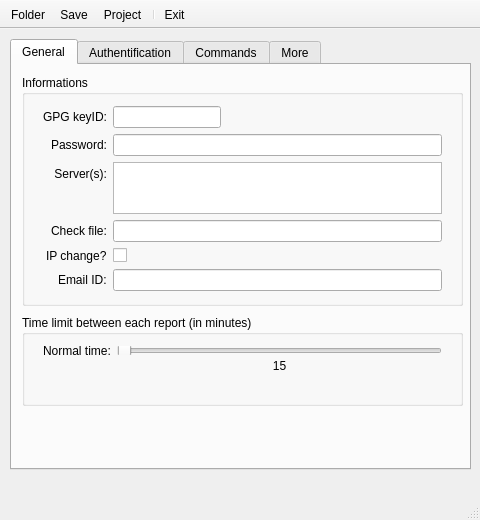
<?xml version="1.0" encoding="UTF-8"?>
<ui version="4.0">
 <class>MainWindow</class>
 <widget class="QMainWindow" name="MainWindow">
  <property name="windowModality">
   <enum>Qt::NonModal</enum>
  </property>
  <property name="geometry">
   <rect>
    <x>0</x>
    <y>0</y>
    <width>480</width>
    <height>520</height>
   </rect>
  </property>
  <property name="sizePolicy">
   <sizepolicy hsizetype="Preferred" vsizetype="Preferred">
    <horstretch>0</horstretch>
    <verstretch>0</verstretch>
   </sizepolicy>
  </property>
  <property name="minimumSize">
   <size>
    <width>480</width>
    <height>520</height>
   </size>
  </property>
  <property name="maximumSize">
   <size>
    <width>480</width>
    <height>520</height>
   </size>
  </property>
  <property name="contextMenuPolicy">
   <enum>Qt::NoContextMenu</enum>
  </property>
  <property name="windowTitle">
   <string>Pombo - Configuration panel</string>
  </property>
  <property name="windowIcon">
   <iconset resource="icon.qrc">
    <normaloff>:/icons/res/pombo.png</normaloff>:/icons/res/pombo.png</iconset>
  </property>
  <property name="animated">
   <bool>false</bool>
  </property>
  <property name="documentMode">
   <bool>false</bool>
  </property>
  <widget class="QWidget" name="centralWidget">
   <widget class="QTabWidget" name="tabWidget">
    <property name="enabled">
     <bool>true</bool>
    </property>
    <property name="geometry">
     <rect>
      <x>10</x>
      <y>10</y>
      <width>461</width>
      <height>431</height>
     </rect>
    </property>
    <property name="focusPolicy">
     <enum>Qt::NoFocus</enum>
    </property>
    <property name="statusTip">
     <string/>
    </property>
    <property name="styleSheet">
     <string notr="true"/>
    </property>
    <property name="tabShape">
     <enum>QTabWidget::Rounded</enum>
    </property>
    <property name="currentIndex">
     <number>0</number>
    </property>
    <property name="elideMode">
     <enum>Qt::ElideNone</enum>
    </property>
    <property name="movable">
     <bool>true</bool>
    </property>
    <widget class="QWidget" name="tabGeneral">
     <property name="accessibleName">
      <string/>
     </property>
     <attribute name="title">
      <string>General</string>
     </attribute>
     <widget class="QGroupBox" name="groupBoxInformations">
      <property name="geometry">
       <rect>
        <x>10</x>
        <y>10</y>
        <width>441</width>
        <height>231</height>
       </rect>
      </property>
      <property name="title">
       <string>Informations</string>
      </property>
      <property name="flat">
       <bool>false</bool>
      </property>
      <widget class="QWidget" name="formLayoutWidget">
       <property name="geometry">
        <rect>
         <x>10</x>
         <y>20</y>
         <width>421</width>
         <height>207</height>
        </rect>
       </property>
       <layout class="QFormLayout" name="formLayoutInformations">
        <property name="fieldGrowthPolicy">
         <enum>QFormLayout::AllNonFixedFieldsGrow</enum>
        </property>
        <property name="labelAlignment">
         <set>Qt::AlignRight|Qt::AlignTrailing|Qt::AlignVCenter</set>
        </property>
        <property name="formAlignment">
         <set>Qt::AlignLeading|Qt::AlignLeft|Qt::AlignVCenter</set>
        </property>
        <item row="0" column="0">
         <widget class="QLabel" name="gpgkeyidLabel">
          <property name="text">
           <string>GPG keyID:</string>
          </property>
          <property name="alignment">
           <set>Qt::AlignRight|Qt::AlignTrailing|Qt::AlignVCenter</set>
          </property>
         </widget>
        </item>
        <item row="0" column="1">
         <widget class="QLineEdit" name="gpgkeyidLineEdit">
          <property name="sizePolicy">
           <sizepolicy hsizetype="Maximum" vsizetype="Fixed">
            <horstretch>0</horstretch>
            <verstretch>0</verstretch>
           </sizepolicy>
          </property>
          <property name="maxLength">
           <number>8</number>
          </property>
         </widget>
        </item>
        <item row="1" column="0">
         <widget class="QLabel" name="passwordLabel">
          <property name="text">
           <string>Password:</string>
          </property>
          <property name="alignment">
           <set>Qt::AlignRight|Qt::AlignTrailing|Qt::AlignVCenter</set>
          </property>
         </widget>
        </item>
        <item row="1" column="1">
         <widget class="QLineEdit" name="passwordLineEdit">
          <property name="sizePolicy">
           <sizepolicy hsizetype="Expanding" vsizetype="Fixed">
            <horstretch>0</horstretch>
            <verstretch>0</verstretch>
           </sizepolicy>
          </property>
          <property name="maxLength">
           <number>4096</number>
          </property>
          <property name="placeholderText">
           <string/>
          </property>
         </widget>
        </item>
        <item row="2" column="0">
         <widget class="QLabel" name="serverLabel">
          <property name="sizePolicy">
           <sizepolicy hsizetype="Preferred" vsizetype="Preferred">
            <horstretch>0</horstretch>
            <verstretch>0</verstretch>
           </sizepolicy>
          </property>
          <property name="toolTip">
           <string>If sereval: one by line.</string>
          </property>
          <property name="text">
           <string>Server(s):</string>
          </property>
          <property name="alignment">
           <set>Qt::AlignRight|Qt::AlignTrailing|Qt::AlignVCenter</set>
          </property>
         </widget>
        </item>
        <item row="2" column="1">
         <widget class="QTextEdit" name="serverTextEdit">
          <property name="maximumSize">
           <size>
            <width>16777215</width>
            <height>60</height>
           </size>
          </property>
          <property name="toolTip">
           <string>If sereval: one by line.</string>
          </property>
          <property name="frameShape">
           <enum>QFrame::StyledPanel</enum>
          </property>
          <property name="frameShadow">
           <enum>QFrame::Sunken</enum>
          </property>
          <property name="lineWidth">
           <number>1</number>
          </property>
          <property name="autoFormatting">
           <set>QTextEdit::AutoNone</set>
          </property>
          <property name="tabChangesFocus">
           <bool>true</bool>
          </property>
          <property name="documentTitle">
           <string notr="true"/>
          </property>
          <property name="html">
           <string notr="true">&lt;!DOCTYPE HTML PUBLIC &quot;-//W3C//DTD HTML 4.0//EN&quot; &quot;http://www.w3.org/TR/REC-html40/strict.dtd&quot;&gt;
&lt;html&gt;&lt;head&gt;&lt;meta name=&quot;qrichtext&quot; content=&quot;1&quot; /&gt;&lt;style type=&quot;text/css&quot;&gt;
p, li { white-space: pre-wrap; }
&lt;/style&gt;&lt;/head&gt;&lt;body style=&quot; font-family:'Sans Serif'; font-size:9pt; font-weight:400; font-style:normal;&quot;&gt;
&lt;p style=&quot;-qt-paragraph-type:empty; margin-top:0px; margin-bottom:0px; margin-left:0px; margin-right:0px; -qt-block-indent:0; text-indent:0px;&quot;&gt;&lt;br /&gt;&lt;/p&gt;&lt;/body&gt;&lt;/html&gt;</string>
          </property>
          <property name="acceptRichText">
           <bool>false</bool>
          </property>
         </widget>
        </item>
        <item row="3" column="0">
         <widget class="QLabel" name="checkfileLabel">
          <property name="toolTip">
           <string>File to check on the server to tell Pombo the computer was stolen.</string>
          </property>
          <property name="text">
           <string>Check file:</string>
          </property>
         </widget>
        </item>
        <item row="3" column="1">
         <widget class="QLineEdit" name="checkfileLineEdit">
          <property name="sizePolicy">
           <sizepolicy hsizetype="Preferred" vsizetype="Fixed">
            <horstretch>0</horstretch>
            <verstretch>0</verstretch>
           </sizepolicy>
          </property>
          <property name="toolTip">
           <string>File to check on the server to tell Pombo the computer was stolen.</string>
          </property>
          <property name="maxLength">
           <number>64</number>
          </property>
         </widget>
        </item>
        <item row="5" column="0">
         <widget class="QLabel" name="emailLabel">
          <property name="toolTip">
           <string>Send reports as attached piece to the given email address.</string>
          </property>
          <property name="text">
           <string>Email ID:</string>
          </property>
         </widget>
        </item>
        <item row="5" column="1">
         <widget class="QLineEdit" name="emailLineEdit">
          <property name="toolTip">
           <string>Live it blank to disable this feature.</string>
          </property>
         </widget>
        </item>
        <item row="4" column="0">
         <widget class="QLabel" name="onlyOnIPChangeLabel">
          <property name="toolTip">
           <string>Send reports only when IP is not the same as the first run. It does not have effect for stolen computer.</string>
          </property>
          <property name="text">
           <string>IP change?</string>
          </property>
         </widget>
        </item>
        <item row="4" column="1">
         <widget class="QCheckBox" name="onlyOnIPChangeCheckBox">
          <property name="sizePolicy">
           <sizepolicy hsizetype="Fixed" vsizetype="Fixed">
            <horstretch>0</horstretch>
            <verstretch>0</verstretch>
           </sizepolicy>
          </property>
          <property name="minimumSize">
           <size>
            <width>15</width>
            <height>0</height>
           </size>
          </property>
          <property name="toolTip">
           <string>Send reports only when IP is not the same as the first run. It does not have effect for stolen computer.</string>
          </property>
         </widget>
        </item>
       </layout>
      </widget>
     </widget>
     <widget class="QGroupBox" name="groupBoxTime">
      <property name="geometry">
       <rect>
        <x>10</x>
        <y>250</y>
        <width>441</width>
        <height>91</height>
       </rect>
      </property>
      <property name="title">
       <string>Time limit between each report (in minutes)</string>
      </property>
      <property name="flat">
       <bool>false</bool>
      </property>
      <widget class="QWidget" name="formLayoutWidget_3">
       <property name="geometry">
        <rect>
         <x>10</x>
         <y>20</y>
         <width>421</width>
         <height>61</height>
        </rect>
       </property>
       <layout class="QFormLayout" name="timeSliders">
        <property name="fieldGrowthPolicy">
         <enum>QFormLayout::AllNonFixedFieldsGrow</enum>
        </property>
        <property name="labelAlignment">
         <set>Qt::AlignRight|Qt::AlignTrailing|Qt::AlignVCenter</set>
        </property>
        <property name="formAlignment">
         <set>Qt::AlignLeading|Qt::AlignLeft|Qt::AlignVCenter</set>
        </property>
        <item row="0" column="0">
         <widget class="QLabel" name="normalLabel">
          <property name="text">
           <string>Normal time:</string>
          </property>
         </widget>
        </item>
        <item row="0" column="1">
         <widget class="QSlider" name="normalSlider">
          <property name="minimum">
           <number>15</number>
          </property>
          <property name="maximum">
           <number>60</number>
          </property>
          <property name="orientation">
           <enum>Qt::Horizontal</enum>
          </property>
          <property name="invertedAppearance">
           <bool>false</bool>
          </property>
         </widget>
        </item>
        <item row="1" column="1">
         <widget class="QLabel" name="normalNumber">
          <property name="text">
           <string notr="true">15</string>
          </property>
          <property name="alignment">
           <set>Qt::AlignCenter</set>
          </property>
         </widget>
        </item>
        <item row="2" column="0" colspan="2">
         <widget class="QLabel" name="stolenLabel">
          <property name="enabled">
           <bool>true</bool>
          </property>
          <property name="text">
           <string notr="true"/>
          </property>
          <property name="alignment">
           <set>Qt::AlignCenter</set>
          </property>
         </widget>
        </item>
       </layout>
      </widget>
     </widget>
     <widget class="QWidget" name="formLayoutWidget_5">
      <property name="geometry">
       <rect>
        <x>10</x>
        <y>360</y>
        <width>441</width>
        <height>21</height>
       </rect>
      </property>
      <layout class="QFormLayout" name="formLayoutLog">
       <property name="formAlignment">
        <set>Qt::AlignCenter</set>
       </property>
       <item row="0" column="0" colspan="2">
        <widget class="QCheckBox" name="checkBoxEnableLog">
         <property name="sizePolicy">
          <sizepolicy hsizetype="Maximum" vsizetype="Fixed">
           <horstretch>0</horstretch>
           <verstretch>0</verstretch>
          </sizepolicy>
         </property>
         <property name="toolTip">
          <string>To enable only for debug/development purpose only.</string>
         </property>
         <property name="text">
          <string>Enable informations logging (not recommended)</string>
         </property>
        </widget>
       </item>
      </layout>
     </widget>
    </widget>
    <widget class="QWidget" name="tabAuth">
     <attribute name="title">
      <string>Authentification</string>
     </attribute>
     <widget class="QGroupBox" name="groupBoxProxy">
      <property name="geometry">
       <rect>
        <x>10</x>
        <y>10</y>
        <width>441</width>
        <height>111</height>
       </rect>
      </property>
      <property name="title">
       <string>Use of a proxy</string>
      </property>
      <property name="checkable">
       <bool>true</bool>
      </property>
      <widget class="QWidget" name="formLayoutWidget_2">
       <property name="geometry">
        <rect>
         <x>10</x>
         <y>20</y>
         <width>421</width>
         <height>81</height>
        </rect>
       </property>
       <layout class="QFormLayout" name="formLayoutProxy">
        <property name="fieldGrowthPolicy">
         <enum>QFormLayout::AllNonFixedFieldsGrow</enum>
        </property>
        <property name="labelAlignment">
         <set>Qt::AlignRight|Qt::AlignTrailing|Qt::AlignVCenter</set>
        </property>
        <property name="formAlignment">
         <set>Qt::AlignLeading|Qt::AlignLeft|Qt::AlignVCenter</set>
        </property>
        <item row="1" column="0">
         <widget class="QLabel" name="hTTPProxyLabel">
          <property name="text">
           <string>HTTP:</string>
          </property>
         </widget>
        </item>
        <item row="1" column="1">
         <widget class="QLineEdit" name="hTTPProxyLineEdit">
          <property name="maxLength">
           <number>512</number>
          </property>
         </widget>
        </item>
        <item row="2" column="0">
         <widget class="QLabel" name="hTTPSProxyLabel">
          <property name="text">
           <string>HTTPS:</string>
          </property>
         </widget>
        </item>
        <item row="2" column="1">
         <widget class="QLineEdit" name="hTTPSProxyLineEdit">
          <property name="maxLength">
           <number>512</number>
          </property>
         </widget>
        </item>
        <item row="0" column="0">
         <widget class="QCheckBox" name="useEnvironnementVarsCheckBox">
          <property name="sizePolicy">
           <sizepolicy hsizetype="Preferred" vsizetype="Fixed">
            <horstretch>0</horstretch>
            <verstretch>0</verstretch>
           </sizepolicy>
          </property>
          <property name="minimumSize">
           <size>
            <width>16</width>
            <height>0</height>
           </size>
          </property>
         </widget>
        </item>
        <item row="0" column="1">
         <widget class="QLabel" name="useEnvironnementVarsLabel">
          <property name="text">
           <string>Use environnement variables</string>
          </property>
         </widget>
        </item>
       </layout>
      </widget>
     </widget>
     <widget class="QGroupBox" name="groupBoxBasicAuth">
      <property name="geometry">
       <rect>
        <x>10</x>
        <y>140</y>
        <width>441</width>
        <height>121</height>
       </rect>
      </property>
      <property name="title">
       <string>Basic auth (htaccess)</string>
      </property>
      <property name="checkable">
       <bool>true</bool>
      </property>
      <widget class="QWidget" name="formLayoutWidget_7">
       <property name="geometry">
        <rect>
         <x>10</x>
         <y>20</y>
         <width>421</width>
         <height>91</height>
        </rect>
       </property>
       <layout class="QFormLayout" name="formLayoutBasicAuth">
        <property name="labelAlignment">
         <set>Qt::AlignRight|Qt::AlignTrailing|Qt::AlignVCenter</set>
        </property>
        <item row="0" column="0">
         <widget class="QLabel" name="domainLabelBasicAuth">
          <property name="text">
           <string>Domain:</string>
          </property>
         </widget>
        </item>
        <item row="0" column="1">
         <widget class="QLineEdit" name="domainLineEditBasicAuth"/>
        </item>
        <item row="1" column="0">
         <widget class="QLabel" name="usernameLabelBasicAuth">
          <property name="text">
           <string>Username:</string>
          </property>
         </widget>
        </item>
        <item row="1" column="1">
         <widget class="QLineEdit" name="usernameLineEditBasicAuth"/>
        </item>
        <item row="2" column="0">
         <widget class="QLabel" name="passwordLabelBasicAuth">
          <property name="text">
           <string>Password:</string>
          </property>
         </widget>
        </item>
        <item row="2" column="1">
         <widget class="QLineEdit" name="passwordLineEditBasicAuth"/>
        </item>
       </layout>
      </widget>
     </widget>
    </widget>
    <widget class="QWidget" name="tabCommands">
     <attribute name="title">
      <string>Commands</string>
     </attribute>
     <widget class="QGroupBox" name="check0">
      <property name="geometry">
       <rect>
        <x>10</x>
        <y>10</y>
        <width>441</width>
        <height>51</height>
       </rect>
      </property>
      <property name="title">
       <string>Network</string>
      </property>
      <property name="checkable">
       <bool>true</bool>
      </property>
      <widget class="QLineEdit" name="cmdLineEdit0">
       <property name="geometry">
        <rect>
         <x>11</x>
         <y>20</y>
         <width>391</width>
         <height>24</height>
        </rect>
       </property>
      </widget>
      <widget class="QPushButton" name="pushButtonResetCmd0">
       <property name="geometry">
        <rect>
         <x>410</x>
         <y>20</y>
         <width>24</width>
         <height>24</height>
        </rect>
       </property>
       <property name="toolTip">
        <string>Restore the default command.</string>
       </property>
       <property name="icon">
        <iconset resource="icon.qrc">
         <normaloff>:/icons/res/undo.png</normaloff>:/icons/res/undo.png</iconset>
       </property>
      </widget>
     </widget>
     <widget class="QGroupBox" name="check1">
      <property name="geometry">
       <rect>
        <x>10</x>
        <y>70</y>
        <width>441</width>
        <height>51</height>
       </rect>
      </property>
      <property name="title">
       <string>Wireless</string>
      </property>
      <property name="checkable">
       <bool>true</bool>
      </property>
      <widget class="QLineEdit" name="cmdLineEdit1">
       <property name="geometry">
        <rect>
         <x>11</x>
         <y>20</y>
         <width>391</width>
         <height>24</height>
        </rect>
       </property>
      </widget>
      <widget class="QPushButton" name="pushButtonResetCmd1">
       <property name="geometry">
        <rect>
         <x>410</x>
         <y>20</y>
         <width>24</width>
         <height>24</height>
        </rect>
       </property>
       <property name="toolTip">
        <string>Restore the default command.</string>
       </property>
       <property name="icon">
        <iconset resource="icon.qrc">
         <normaloff>:/icons/res/undo.png</normaloff>:/icons/res/undo.png</iconset>
       </property>
      </widget>
     </widget>
     <widget class="QGroupBox" name="check2">
      <property name="geometry">
       <rect>
        <x>10</x>
        <y>130</y>
        <width>441</width>
        <height>51</height>
       </rect>
      </property>
      <property name="title">
       <string>Traceroute</string>
      </property>
      <property name="checkable">
       <bool>true</bool>
      </property>
      <widget class="QLineEdit" name="cmdLineEdit2">
       <property name="geometry">
        <rect>
         <x>11</x>
         <y>20</y>
         <width>391</width>
         <height>24</height>
        </rect>
       </property>
      </widget>
      <widget class="QPushButton" name="pushButtonResetCmd2">
       <property name="geometry">
        <rect>
         <x>410</x>
         <y>20</y>
         <width>24</width>
         <height>24</height>
        </rect>
       </property>
       <property name="toolTip">
        <string>Restore the default command.</string>
       </property>
       <property name="icon">
        <iconset resource="icon.qrc">
         <normaloff>:/icons/res/undo.png</normaloff>:/icons/res/undo.png</iconset>
       </property>
      </widget>
     </widget>
     <widget class="QGroupBox" name="check3">
      <property name="geometry">
       <rect>
        <x>10</x>
        <y>190</y>
        <width>441</width>
        <height>51</height>
       </rect>
      </property>
      <property name="title">
       <string>Network trafic</string>
      </property>
      <property name="checkable">
       <bool>true</bool>
      </property>
      <widget class="QLineEdit" name="cmdLineEdit3">
       <property name="geometry">
        <rect>
         <x>11</x>
         <y>20</y>
         <width>391</width>
         <height>24</height>
        </rect>
       </property>
      </widget>
      <widget class="QPushButton" name="pushButtonResetCmd3">
       <property name="geometry">
        <rect>
         <x>410</x>
         <y>20</y>
         <width>24</width>
         <height>24</height>
        </rect>
       </property>
       <property name="toolTip">
        <string>Restore the default command.</string>
       </property>
       <property name="icon">
        <iconset resource="icon.qrc">
         <normaloff>:/icons/res/undo.png</normaloff>:/icons/res/undo.png</iconset>
       </property>
      </widget>
     </widget>
     <widget class="QGroupBox" name="check4">
      <property name="geometry">
       <rect>
        <x>10</x>
        <y>250</y>
        <width>441</width>
        <height>51</height>
       </rect>
      </property>
      <property name="title">
       <string>Screenshot</string>
      </property>
      <property name="checkable">
       <bool>true</bool>
      </property>
      <widget class="QLineEdit" name="cmdLineEdit4">
       <property name="geometry">
        <rect>
         <x>11</x>
         <y>20</y>
         <width>391</width>
         <height>24</height>
        </rect>
       </property>
      </widget>
      <widget class="QPushButton" name="pushButtonResetCmd4">
       <property name="geometry">
        <rect>
         <x>410</x>
         <y>20</y>
         <width>24</width>
         <height>24</height>
        </rect>
       </property>
       <property name="toolTip">
        <string>Choose a predefined command.</string>
       </property>
       <property name="icon">
        <iconset resource="icon.qrc">
         <normaloff>:/icons/res/select.png</normaloff>:/icons/res/select.png</iconset>
       </property>
      </widget>
     </widget>
     <widget class="QGroupBox" name="check5">
      <property name="geometry">
       <rect>
        <x>10</x>
        <y>310</y>
        <width>441</width>
        <height>91</height>
       </rect>
      </property>
      <property name="title">
       <string>Webcam shot</string>
      </property>
      <property name="checkable">
       <bool>true</bool>
      </property>
      <widget class="QLineEdit" name="cmdLineEdit5">
       <property name="geometry">
        <rect>
         <x>11</x>
         <y>20</y>
         <width>391</width>
         <height>24</height>
        </rect>
       </property>
      </widget>
      <widget class="QWidget" name="formLayoutWidget_4">
       <property name="geometry">
        <rect>
         <x>10</x>
         <y>50</y>
         <width>421</width>
         <height>34</height>
        </rect>
       </property>
       <layout class="QFormLayout" name="formLayoutWebcam">
        <property name="fieldGrowthPolicy">
         <enum>QFormLayout::AllNonFixedFieldsGrow</enum>
        </property>
        <property name="labelAlignment">
         <set>Qt::AlignLeading|Qt::AlignLeft|Qt::AlignVCenter</set>
        </property>
        <property name="formAlignment">
         <set>Qt::AlignLeading|Qt::AlignLeft|Qt::AlignVCenter</set>
        </property>
        <item row="0" column="0">
         <widget class="QLabel" name="filetypeLabel">
          <property name="text">
           <string>File type:</string>
          </property>
         </widget>
        </item>
        <item row="0" column="1">
         <widget class="QComboBox" name="comboBoxWebcamFiletype">
          <property name="sizePolicy">
           <sizepolicy hsizetype="Maximum" vsizetype="Fixed">
            <horstretch>0</horstretch>
            <verstretch>0</verstretch>
           </sizepolicy>
          </property>
          <property name="currentIndex">
           <number>1</number>
          </property>
          <item>
           <property name="text">
            <string notr="true">bmp</string>
           </property>
          </item>
          <item>
           <property name="text">
            <string notr="true">jpeg</string>
           </property>
          </item>
          <item>
           <property name="text">
            <string notr="true">png</string>
           </property>
          </item>
          <item>
           <property name="text">
            <string notr="true">ppm</string>
           </property>
          </item>
          <item>
           <property name="text">
            <string notr="true">tiff</string>
           </property>
          </item>
         </widget>
        </item>
       </layout>
      </widget>
      <widget class="QPushButton" name="pushButtonResetCmd5">
       <property name="geometry">
        <rect>
         <x>410</x>
         <y>20</y>
         <width>24</width>
         <height>24</height>
        </rect>
       </property>
       <property name="toolTip">
        <string>Choose a predefined command.</string>
       </property>
       <property name="icon">
        <iconset resource="icon.qrc">
         <normaloff>:/icons/res/select.png</normaloff>:/icons/res/select.png</iconset>
       </property>
      </widget>
     </widget>
    </widget>
    <widget class="QWidget" name="tabMore">
     <property name="enabled">
      <bool>true</bool>
     </property>
     <attribute name="title">
      <string>More</string>
     </attribute>
     <widget class="QGroupBox" name="groupBox">
      <property name="geometry">
       <rect>
        <x>10</x>
        <y>10</y>
        <width>441</width>
        <height>391</height>
       </rect>
      </property>
      <property name="title">
       <string>And a big thank to testers/contributors:</string>
      </property>
      <widget class="QListWidget" name="listWidgetHelpers">
       <property name="enabled">
        <bool>true</bool>
       </property>
       <property name="geometry">
        <rect>
         <x>40</x>
         <y>30</y>
         <width>361</width>
         <height>291</height>
        </rect>
       </property>
       <property name="styleSheet">
        <string notr="true">QListWidget {
padding: 5px;
padding-top: 10px;
background-color: transparent;
border-top: 1px solid black;
border-bottom: 1px solid black;
border-left: 4px solid black;
border-right: 4px solid black;
}
#helpers {
text-align: center;
}</string>
       </property>
       <property name="frameShape">
        <enum>QFrame::Box</enum>
       </property>
       <property name="frameShadow">
        <enum>QFrame::Plain</enum>
       </property>
       <property name="lineWidth">
        <number>4</number>
       </property>
       <property name="midLineWidth">
        <number>1</number>
       </property>
       <property name="currentRow">
        <number>-1</number>
       </property>
       <item>
        <property name="text">
         <string notr="true">Sébastien Sauvage</string>
        </property>
        <property name="toolTip">
         <string>Pombo's father!</string>
        </property>
        <property name="font">
         <font>
          <weight>75</weight>
          <bold>true</bold>
         </font>
        </property>
        <property name="textAlignment">
         <set>AlignHCenter|AlignVCenter|AlignCenter</set>
        </property>
       </item>
       <item>
        <property name="text">
         <string notr="true">Guillaume Millet</string>
        </property>
        <property name="textAlignment">
         <set>AlignHCenter|AlignVCenter|AlignCenter</set>
        </property>
       </item>
       <item>
        <property name="text">
         <string notr="true">Hervé C.</string>
        </property>
        <property name="textAlignment">
         <set>AlignHCenter|AlignVCenter|AlignCenter</set>
        </property>
       </item>
       <item>
        <property name="text">
         <string notr="true">Jérôme Deheyn</string>
        </property>
        <property name="textAlignment">
         <set>AlignHCenter|AlignVCenter|AlignCenter</set>
        </property>
       </item>
       <item>
        <property name="text">
         <string notr="true">Laurent C.</string>
        </property>
        <property name="textAlignment">
         <set>AlignHCenter|AlignVCenter|AlignCenter</set>
        </property>
       </item>
       <item>
        <property name="text">
         <string notr="true">mohican</string>
        </property>
        <property name="textAlignment">
         <set>AlignHCenter|AlignVCenter|AlignCenter</set>
        </property>
       </item>
       <item>
        <property name="text">
         <string notr="true">Pierre Aussaguel</string>
        </property>
        <property name="textAlignment">
         <set>AlignHCenter|AlignVCenter|AlignCenter</set>
        </property>
       </item>
       <item>
        <property name="text">
         <string notr="true">solsTiCe d'Hiver</string>
        </property>
        <property name="textAlignment">
         <set>AlignHCenter|AlignVCenter|AlignCenter</set>
        </property>
       </item>
       <item>
        <property name="text">
         <string notr="true">Romain 'tsyr2ko' Carbonnel</string>
        </property>
        <property name="textAlignment">
         <set>AlignHCenter|AlignVCenter|AlignCenter</set>
        </property>
       </item>
       <item>
        <property name="text">
         <string notr="true">Stéphane Jouin</string>
        </property>
        <property name="textAlignment">
         <set>AlignHCenter|AlignVCenter|AlignCenter</set>
        </property>
       </item>
       <item>
        <property name="text">
         <string notr="true">Timo van Neerden</string>
        </property>
        <property name="textAlignment">
         <set>AlignHCenter|AlignVCenter|AlignCenter</set>
        </property>
       </item>
       <item>
        <property name="text">
         <string notr="true">Timothée Laisne</string>
        </property>
        <property name="textAlignment">
         <set>AlignHCenter|AlignVCenter|AlignCenter</set>
        </property>
       </item>
       <item>
        <property name="text">
         <string notr="true">tuxmouraille</string>
        </property>
        <property name="textAlignment">
         <set>AlignHCenter|AlignVCenter|AlignCenter</set>
        </property>
       </item>
       <item>
        <property name="text">
         <string notr="true">Vincent Ardiet</string>
        </property>
        <property name="textAlignment">
         <set>AlignHCenter|AlignVCenter|AlignCenter</set>
        </property>
       </item>
      </widget>
      <widget class="QWidget" name="layoutWidget">
       <property name="geometry">
        <rect>
         <x>40</x>
         <y>340</y>
         <width>361</width>
         <height>41</height>
        </rect>
       </property>
       <layout class="QFormLayout" name="formLayout">
        <item row="1" column="0">
         <widget class="QLabel" name="needMoreOptionsAModificationOrAnAdviceCheckTheOfficalWebisteLabel">
          <property name="sizePolicy">
           <sizepolicy hsizetype="Preferred" vsizetype="MinimumExpanding">
            <horstretch>0</horstretch>
            <verstretch>0</verstretch>
           </sizepolicy>
          </property>
          <property name="text">
           <string>Questions, advices, ideas, donation =&gt;</string>
          </property>
          <property name="alignment">
           <set>Qt::AlignRight|Qt::AlignTrailing|Qt::AlignVCenter</set>
          </property>
         </widget>
        </item>
        <item row="1" column="1">
         <widget class="QPushButton" name="pushButtonOfficialWebsite">
          <property name="cursor">
           <cursorShape>PointingHandCursor</cursorShape>
          </property>
          <property name="toolTip">
           <string>Go to the project homepage.</string>
          </property>
          <property name="text">
           <string>Website</string>
          </property>
          <property name="icon">
           <iconset resource="icon.qrc">
            <normaloff>:/icons/res/pombo.png</normaloff>:/icons/res/pombo.png</iconset>
          </property>
         </widget>
        </item>
       </layout>
      </widget>
     </widget>
    </widget>
   </widget>
  </widget>
  <widget class="QToolBar" name="toolBar">
   <property name="windowTitle">
    <string notr="true">toolBar</string>
   </property>
   <property name="movable">
    <bool>false</bool>
   </property>
   <property name="toolButtonStyle">
    <enum>Qt::ToolButtonTextUnderIcon</enum>
   </property>
   <property name="floatable">
    <bool>false</bool>
   </property>
   <attribute name="toolBarArea">
    <enum>TopToolBarArea</enum>
   </attribute>
   <attribute name="toolBarBreak">
    <bool>false</bool>
   </attribute>
   <addaction name="actionFolder"/>
   <addaction name="actionSave"/>
   <addaction name="actionProject"/>
   <addaction name="separator"/>
   <addaction name="action_Exit"/>
  </widget>
  <widget class="QStatusBar" name="statusBar"/>
  <action name="action_Exit">
   <property name="icon">
    <iconset resource="icon.qrc">
     <normaloff>:/icons/res/exit.png</normaloff>:/icons/res/exit.png</iconset>
   </property>
   <property name="text">
    <string>Exit</string>
   </property>
   <property name="toolTip">
    <string>Exit the configuration panel.</string>
   </property>
   <property name="shortcut">
    <string notr="true">Ctrl+Q</string>
   </property>
  </action>
  <action name="actionSave">
   <property name="checkable">
    <bool>false</bool>
   </property>
   <property name="enabled">
    <bool>true</bool>
   </property>
   <property name="icon">
    <iconset resource="icon.qrc">
     <normaloff>:/icons/res/save.png</normaloff>:/icons/res/save.png</iconset>
   </property>
   <property name="text">
    <string>Save</string>
   </property>
   <property name="toolTip">
    <string>Save the current configuration.</string>
   </property>
   <property name="shortcut">
    <string notr="true">Ctrl+S</string>
   </property>
  </action>
  <action name="actionProject">
   <property name="icon">
    <iconset resource="icon.qrc">
     <normaloff>:/icons/res/www.png</normaloff>:/icons/res/www.png</iconset>
   </property>
   <property name="text">
    <string>Project</string>
   </property>
   <property name="toolTip">
    <string>Go to the project homepage.</string>
   </property>
   <property name="shortcut">
    <string notr="true">Ctrl+H</string>
   </property>
  </action>
  <action name="actionFolder">
   <property name="icon">
    <iconset resource="icon.qrc">
     <normaloff>:/icons/res/folder.png</normaloff>:/icons/res/folder.png</iconset>
   </property>
   <property name="text">
    <string>Folder</string>
   </property>
   <property name="toolTip">
    <string>Open Pombo's folder.</string>
   </property>
  </action>
 </widget>
 <layoutdefault spacing="6" margin="11"/>
 <tabstops>
  <tabstop>passwordLineEdit</tabstop>
  <tabstop>serverTextEdit</tabstop>
  <tabstop>checkfileLineEdit</tabstop>
  <tabstop>normalSlider</tabstop>
  <tabstop>check0</tabstop>
  <tabstop>cmdLineEdit0</tabstop>
  <tabstop>check1</tabstop>
  <tabstop>cmdLineEdit1</tabstop>
  <tabstop>check2</tabstop>
  <tabstop>cmdLineEdit2</tabstop>
  <tabstop>check3</tabstop>
  <tabstop>cmdLineEdit3</tabstop>
  <tabstop>check4</tabstop>
  <tabstop>cmdLineEdit4</tabstop>
  <tabstop>check5</tabstop>
  <tabstop>cmdLineEdit5</tabstop>
  <tabstop>comboBoxWebcamFiletype</tabstop>
  <tabstop>pushButtonOfficialWebsite</tabstop>
  <tabstop>gpgkeyidLineEdit</tabstop>
 </tabstops>
 <resources>
  <include location="icon.qrc"/>
 </resources>
 <connections/>
</ui>
